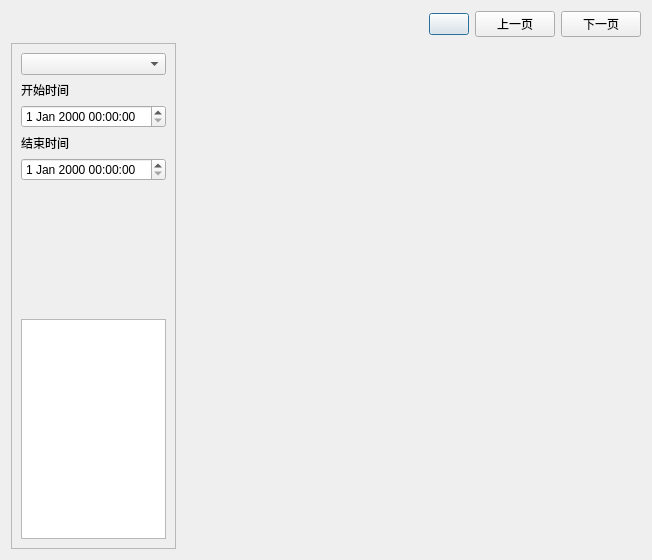
<?xml version="1.0" encoding="UTF-8"?>
<ui version="4.0">
 <class>w_rpt_report_frame</class>
 <widget class="QDialog" name="w_rpt_report_frame">
  <property name="geometry">
   <rect>
    <x>0</x>
    <y>0</y>
    <width>652</width>
    <height>560</height>
   </rect>
  </property>
  <property name="windowTitle">
   <string>Dialog</string>
  </property>
  <layout class="QVBoxLayout" name="verticalLayout">
   <item>
    <layout class="QHBoxLayout" name="horizontalLayout_2">
     <item>
      <widget class="lds_toolbar" name="widget"/>
     </item>
     <item>
      <spacer name="horizontalSpacer">
       <property name="orientation">
        <enum>Qt::Horizontal</enum>
       </property>
       <property name="sizeHint" stdset="0">
        <size>
         <width>40</width>
         <height>20</height>
        </size>
       </property>
      </spacer>
     </item>
     <item>
      <widget class="w_rpt_report_frame_btn_pageindex" name="pushButton_step">
       <property name="text">
        <string/>
       </property>
       <property name="outer_stylesheet" stdset="0">
        <string>pushbutton</string>
       </property>
      </widget>
     </item>
     <item>
      <widget class="lds_toolbar_button" name="pushButton_up">
       <property name="text">
        <string>上一页</string>
       </property>
       <property name="outer_stylesheet" stdset="0">
        <string>pushbutton</string>
       </property>
      </widget>
     </item>
     <item>
      <widget class="lds_toolbar_button" name="pushButton_down">
       <property name="text">
        <string>下一页</string>
       </property>
       <property name="outer_stylesheet" stdset="0">
        <string>pushbutton</string>
       </property>
      </widget>
     </item>
    </layout>
   </item>
   <item>
    <layout class="QHBoxLayout" name="horizontalLayout" stretch="0,1">
     <item>
      <widget class="QFrame" name="frame">
       <property name="frameShape">
        <enum>QFrame::StyledPanel</enum>
       </property>
       <property name="frameShadow">
        <enum>QFrame::Raised</enum>
       </property>
       <property name="outer_stylesheet" stdset="0">
        <string>frame_back_round</string>
       </property>
       <layout class="QVBoxLayout" name="verticalLayout_2" stretch="0,0,0,0,0,0,0,0">
        <item>
         <widget class="QComboBox" name="comboBox"/>
        </item>
        <item>
         <widget class="QLabel" name="label">
          <property name="text">
           <string>开始时间</string>
          </property>
         </widget>
        </item>
        <item>
         <widget class="lds_datetimeEdit" name="dateTimeEdit"/>
        </item>
        <item>
         <widget class="QLabel" name="label_2">
          <property name="text">
           <string>结束时间</string>
          </property>
         </widget>
        </item>
        <item>
         <widget class="lds_datetimeEdit" name="dateTimeEdit_2"/>
        </item>
        <item>
         <widget class="QFrame" name="frame_other">
          <property name="frameShape">
           <enum>QFrame::NoFrame</enum>
          </property>
          <property name="frameShadow">
           <enum>QFrame::Raised</enum>
          </property>
         </widget>
        </item>
        <item>
         <spacer name="verticalSpacer">
          <property name="orientation">
           <enum>Qt::Vertical</enum>
          </property>
          <property name="sizeHint" stdset="0">
           <size>
            <width>20</width>
            <height>40</height>
           </size>
          </property>
         </spacer>
        </item>
        <item>
         <widget class="lds_tableView" name="tableView_sum">
          <property name="sizePolicy">
           <sizepolicy hsizetype="Ignored" vsizetype="Expanding">
            <horstretch>0</horstretch>
            <verstretch>0</verstretch>
           </sizepolicy>
          </property>
          <property name="minimumSize">
           <size>
            <width>0</width>
            <height>220</height>
           </size>
          </property>
         </widget>
        </item>
       </layout>
      </widget>
     </item>
     <item>
      <widget class="QStackedWidget" name="stackedWidget">
       <property name="currentIndex">
        <number>-1</number>
       </property>
      </widget>
     </item>
    </layout>
   </item>
  </layout>
 </widget>
 <customwidgets>
  <customwidget>
   <class>lds_toolbar_button</class>
   <extends>QPushButton</extends>
   <header>lds_toolbar_button.h</header>
  </customwidget>
  <customwidget>
   <class>lds_toolbar</class>
   <extends>QFrame</extends>
   <header>lds_toolbar.h</header>
   <container>1</container>
  </customwidget>
  <customwidget>
   <class>lds_datetimeEdit</class>
   <extends>QDateTimeEdit</extends>
   <header>lds_datetimeedit.h</header>
  </customwidget>
  <customwidget>
   <class>w_rpt_report_frame_btn_pageindex</class>
   <extends>QPushButton</extends>
   <header>w_rpt_report_frame_btn_pageindex.h</header>
  </customwidget>
  <customwidget>
   <class>lds_tableView</class>
   <extends>QTableView</extends>
   <header>lds_tableview.h</header>
  </customwidget>
 </customwidgets>
 <resources/>
 <connections/>
</ui>
